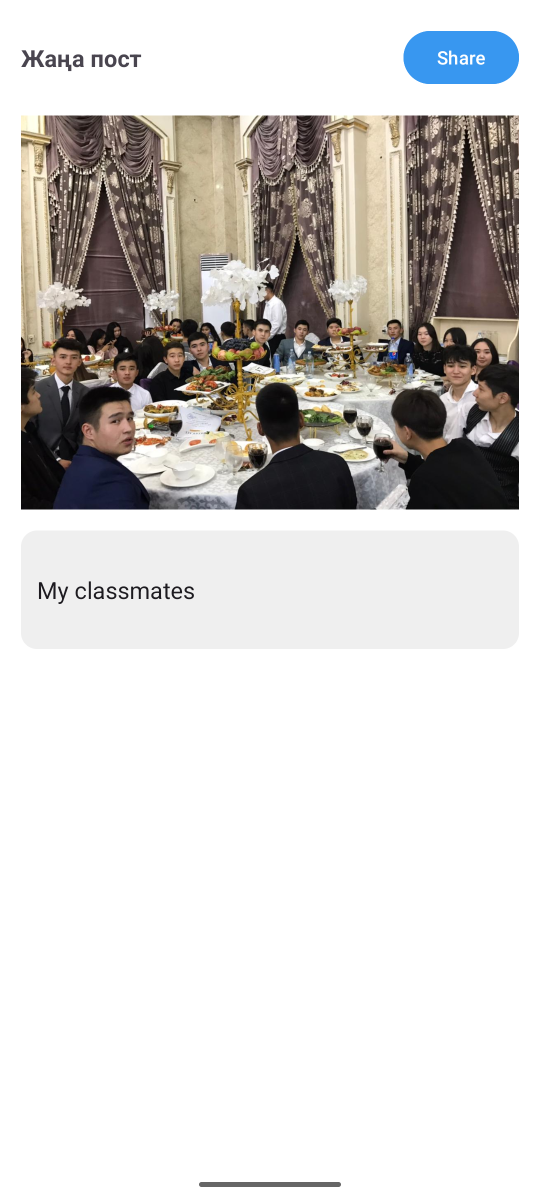
#> input picture screenshots/add_post.png, 1080 x 2400 px (shown at 1/2 size); its folder holds 4 pictures in this run
$ python resize.py
#> lines starting #> are read from the running program, lines starting #| are printed output that depends on the picture
from PIL import Image
import os

folder = "screenshots"
for filename in os.listdir(folder):
    if filename.endswith(".png") or filename.endswith(".jpg"):
        path = os.path.join(folder, filename)
        img = Image.open(path)
#> img is the input picture: PIL image 1080x2400 RGBA; mean R, G, B, A 212, 209.4, 206.9, 255
        # Максимум 400px ені
        img.thumbnail((400, 800))
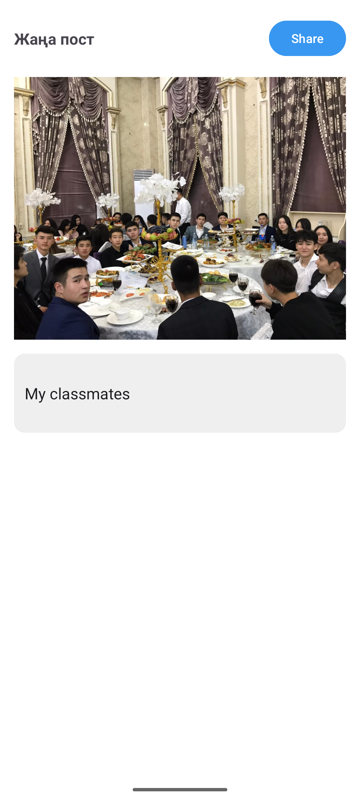
#> img: PIL image 360x800 RGBA; mean R, G, B, A 212, 209.3, 206.8, 255
        img.save(path)
        print(f"✅ {filename} кішірейтілді")
